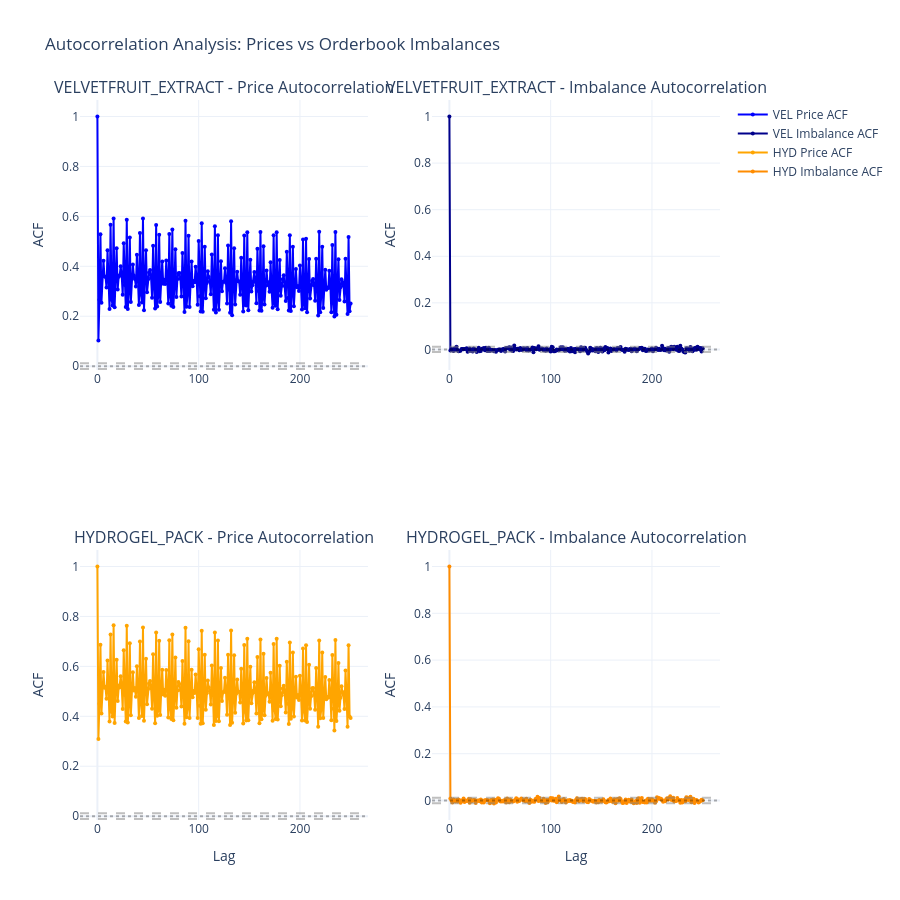
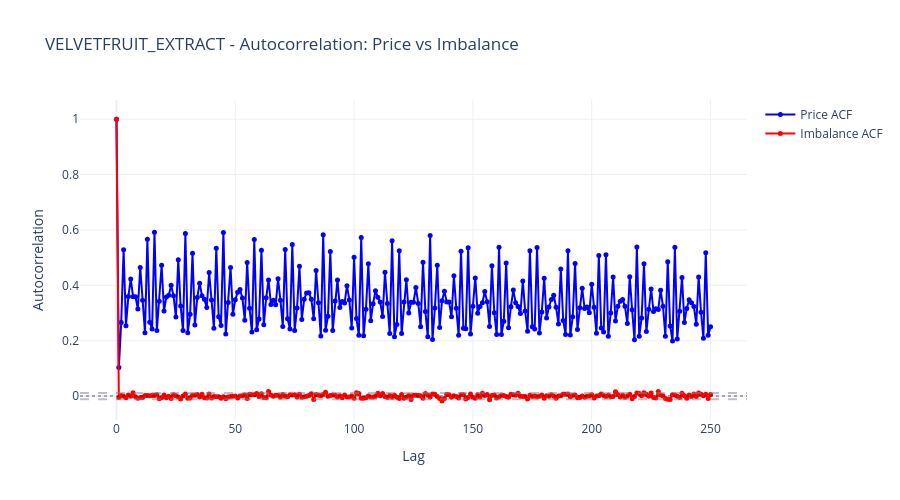

Notebook code cell kept with these figures, in order:
### Markdown cell above
## 10. Autocorrelation Analysis: Orderbook Imbalance and Prices

### Code cell
from scipy import stats
import numpy as np

# Calculate autocorrelation function
def calculate_autocorr(series, max_lag=250):
    """
    Calculate autocorrelation at various lags
    """
    autocorr_values = []
    for lag in range(max_lag + 1):
        if lag == 0:
            acf = 1.0  # autocorrelation at lag 0 is always 1
        else:
            acf = series.autocorr(lag=lag)
        autocorr_values.append({'lag': lag, 'autocorr': acf})
    return pd.DataFrame(autocorr_values)

# Prepare sorted data for autocorrelation
vel_prices_sorted = velvetfruit_prices.sort_values('timestamp').reset_index(drop=True)
hyd_prices_sorted = hydrogel_prices.sort_values('timestamp').reset_index(drop=True)

print("=== Autocorrelation Analysis ===\n")
print("Calculating autocorrelation for prices and orderbook imbalance...")
print("This measures how each variable correlates with itself at different time lags.\n")

# Calculate autocorrelation for VELVETFRUIT_EXTRACT
vel_price_acf = calculate_autocorr(vel_prices_sorted['mid_price'], max_lag=250)
vel_imbalance_acf = calculate_autocorr(vel_prices_sorted['imbalance'], max_lag=250)

# Calculate autocorrelation for HYDROGEL_PACK
hyd_price_acf = calculate_autocorr(hyd_prices_sorted['mid_price'], max_lag=250)
hyd_imbalance_acf = calculate_autocorr(hyd_prices_sorted['imbalance'], max_lag=250)

print("=== VELVETFRUIT_EXTRACT ===")
print("Price autocorrelation (first 10 lags):")
print(vel_price_acf.head(11))
print("\nImbalance autocorrelation (first 10 lags):")
print(vel_imbalance_acf.head(11))

print("\n=== HYDROGEL_PACK ===")
print("Price autocorrelation (first 10 lags):")
print(hyd_price_acf.head(11))
print("\nImbalance autocorrelation (first 10 lags):")
print(hyd_imbalance_acf.head(11))

# Create autocorrelation plot with 4 subplots
fig_acf = make_subplots(
    rows=2, cols=2,
    subplot_titles=("VELVETFRUIT_EXTRACT - Price Autocorrelation",
                    "VELVETFRUIT_EXTRACT - Imbalance Autocorrelation",
                    "HYDROGEL_PACK - Price Autocorrelation",
                    "HYDROGEL_PACK - Imbalance Autocorrelation"),
    specs=[[{"secondary_y": False}, {"secondary_y": False}],
           [{"secondary_y": False}, {"secondary_y": False}]]
)

# VELVETFRUIT Price ACF
fig_acf.add_trace(
    go.Scatter(x=vel_price_acf['lag'], y=vel_price_acf['autocorr'],
               mode='lines+markers', name='VEL Price ACF',
               line=dict(color='blue', width=2),
               marker=dict(size=4),
               hovertemplate='<b>Lag:</b> %{x}<br><b>ACF:</b> %{y:.4f}<extra></extra>'),
    row=1, col=1
)

# VELVETFRUIT Imbalance ACF
fig_acf.add_trace(
    go.Scatter(x=vel_imbalance_acf['lag'], y=vel_imbalance_acf['autocorr'],
               mode='lines+markers', name='VEL Imbalance ACF',
               line=dict(color='darkblue', width=2),
               marker=dict(size=4),
               hovertemplate='<b>Lag:</b> %{x}<br><b>ACF:</b> %{y:.4f}<extra></extra>'),
    row=1, col=2
)

# HYDROGEL Price ACF
fig_acf.add_trace(
    go.Scatter(x=hyd_price_acf['lag'], y=hyd_price_acf['autocorr'],
               mode='lines+markers', name='HYD Price ACF',
               line=dict(color='orange', width=2),
               marker=dict(size=4),
               hovertemplate='<b>Lag:</b> %{x}<br><b>ACF:</b> %{y:.4f}<extra></extra>'),
    row=2, col=1
)

# HYDROGEL Imbalance ACF
fig_acf.add_trace(
    go.Scatter(x=hyd_imbalance_acf['lag'], y=hyd_imbalance_acf['autocorr'],
               mode='lines+markers', name='HYD Imbalance ACF',
               line=dict(color='darkorange', width=2),
               marker=dict(size=4),
               hovertemplate='<b>Lag:</b> %{x}<br><b>ACF:</b> %{y:.4f}<extra></extra>'),
    row=2, col=2
)

# Add confidence bands (95% = ±1.96/sqrt(N))
conf_band = 1.96 / np.sqrt(len(vel_prices_sorted))

for row, col in [(1,1), (1,2), (2,1), (2,2)]:
    fig_acf.add_hline(y=conf_band, line_dash="dash", line_color="gray", 
                      opacity=0.5, row=row, col=col)
    fig_acf.add_hline(y=-conf_band, line_dash="dash", line_color="gray", 
                      opacity=0.5, row=row, col=col)
    fig_acf.add_hline(y=0, line_dash="dot", line_color="black", 
                      opacity=0.3, row=row, col=col)

# Update axes
for col in [1, 2]:
    fig_acf.update_xaxes(title_text="Lag", row=2, col=col)
    fig_acf.update_yaxes(title_text="ACF", row=1, col=col)
    fig_acf.update_yaxes(title_text="ACF", row=2, col=col)

fig_acf.update_layout(
    title_text="Autocorrelation Analysis: Prices vs Orderbook Imbalances",
    height=900,
    hovermode='x unified',
    template='plotly_white',
    showlegend=True
)

fig_acf.show()

# Create comparison plots for each product
print("\n=== Creating detailed comparison plots ===")

# VELVETFRUIT detailed plot
fig_vel = go.Figure()

fig_vel.add_trace(go.Scatter(x=vel_price_acf['lag'], y=vel_price_acf['autocorr'],
                             mode='lines+markers', name='Price ACF',
                             line=dict(color='blue', width=2),
                             marker=dict(size=5)))

fig_vel.add_trace(go.Scatter(x=vel_imbalance_acf['lag'], y=vel_imbalance_acf['autocorr'],
                             mode='lines+markers', name='Imbalance ACF',
                             line=dict(color='red', width=2),
                             marker=dict(size=5)))

fig_vel.add_hline(y=conf_band, line_dash="dash", line_color="gray", opacity=0.5)
fig_vel.add_hline(y=-conf_band, line_dash="dash", line_color="gray", opacity=0.5)
fig_vel.add_hline(y=0, line_dash="dot", line_color="black", opacity=0.3)

fig_vel.update_layout(
    title="VELVETFRUIT_EXTRACT - Autocorrelation: Price vs Imbalance",
    xaxis_title="Lag",
    yaxis_title="Autocorrelation",
    height=500,
    hovermode='x unified',
    template='plotly_white'
)
fig_vel.show()

# HYDROGEL detailed plot
fig_hyd = go.Figure()

fig_hyd.add_trace(go.Scatter(x=hyd_price_acf['lag'], y=hyd_price_acf['autocorr'],
                             mode='lines+markers', name='Price ACF',
                             line=dict(color='orange', width=2),
                             marker=dict(size=5)))

fig_hyd.add_trace(go.Scatter(x=hyd_imbalance_acf['lag'], y=hyd_imbalance_acf['autocorr'],
                             mode='lines+markers', name='Imbalance ACF',
                             line=dict(color='purple', width=2),
                             marker=dict(size=5)))

fig_hyd.add_hline(y=conf_band, line_dash="dash", line_color="gray", opacity=0.5)
fig_hyd.add_hline(y=-conf_band, line_dash="dash", line_color="gray", opacity=0.5)
fig_hyd.add_hline(y=0, line_dash="dot", line_color="black", opacity=0.3)

fig_hyd.update_layout(
    title="HYDROGEL_PACK - Autocorrelation: Price vs Imbalance",
    xaxis_title="Lag",
    yaxis_title="Autocorrelation",
    height=500,
    hovermode='x unified',
    template='plotly_white'
)
fig_hyd.show()

print("\n=== Autocorrelation Interpretation ===")
print("Gray dashed lines: 95% confidence bands")
print("- Values within band: statistically insignificant autocorrelation")
print("- Values above band: positive autocorrelation (mean reversion tendency)")
print("- Values below band: negative autocorrelation (persistence tendency)")

### Figure 1 — Plotly figure (JSON) as saved in the notebook; plotly's stock layout.template omitted (floating-point values rounded to 4 significant figures; data arrays with more than 128 entries replaced by an {"elided": "..."} marker saying what was removed)
{"data": [{"hovertemplate": "<b>Lag:</b> %{x}<br><b>ACF:</b> %{y:.4f}<extra></extra>", "line": {"color": "blue", "width": 2}, "marker": {"size": 4}, "mode": "lines+markers", "name": "VEL Price ACF", "type": "scatter", "x": {"elided": "251 int values"}, "xaxis": "x", "y": {"elided": "251 float values"}, "yaxis": "y"}, {"hovertemplate": "<b>Lag:</b> %{x}<br><b>ACF:</b> %{y:.4f}<extra></extra>", "line": {"color": "darkblue", "width": 2}, "marker": {"size": 4}, "mode": "lines+markers", "name": "VEL Imbalance ACF", "type": "scatter", "x": {"elided": "251 int values"}, "xaxis": "x2", "y": {"elided": "251 float values"}, "yaxis": "y2"}, {"hovertemplate": "<b>Lag:</b> %{x}<br><b>ACF:</b> %{y:.4f}<extra></extra>", "line": {"color": "orange", "width": 2}, "marker": {"size": 4}, "mode": "lines+markers", "name": "HYD Price ACF", "type": "scatter", "x": {"elided": "251 int values"}, "xaxis": "x3", "y": {"elided": "251 float values"}, "yaxis": "y3"}, {"hovertemplate": "<b>Lag:</b> %{x}<br><b>ACF:</b> %{y:.4f}<extra></extra>", "line": {"color": "darkorange", "width": 2}, "marker": {"size": 4}, "mode": "lines+markers", "name": "HYD Imbalance ACF", "type": "scatter", "x": {"elided": "251 int values"}, "xaxis": "x4", "y": {"elided": "251 float values"}, "yaxis": "y4"}], "layout": {"annotations": [{"font": {"size": 16}, "showarrow": false, "text": "VELVETFRUIT_EXTRACT - Price Autocorrelation", "x": 0.225, "xanchor": "center", "xref": "paper", "y": 1, "yanchor": "bottom", "yref": "paper"}, {"font": {"size": 16}, "showarrow": false, "text": "VELVETFRUIT_EXTRACT - Imbalance Autocorrelation", "x": 0.775, "xanchor": "center", "xref": "paper", "y": 1, "yanchor": "bottom", "yref": "paper"}, {"font": {"size": 16}, "showarrow": false, "text": "HYDROGEL_PACK - Price Autocorrelation", "x": 0.225, "xanchor": "center", "xref": "paper", "y": 0.375, "yanchor": "bottom", "yref": "paper"}, {"font": {"size": 16}, "showarrow": false, "text": "HYDROGEL_PACK - Imbalance Autocorrelation", "x": 0.775, "xanchor": "center", "xref": "paper", "y": 0.375, "yanchor": "bottom", "yref": "paper"}], "height": 900, "hovermode": "x unified", "shapes": [{"line": {"color": "gray", "dash": "dash"}, "opacity": 0.5, "type": "line", "x0": 0, "x1": 1, "xref": "x domain", "y0": 0.01132, "y1": 0.01132, "yref": "y"}, {"line": {"color": "gray", "dash": "dash"}, "opacity": 0.5, "type": "line", "x0": 0, "x1": 1, "xref": "x domain", "y0": -0.01132, "y1": -0.01132, "yref": "y"}, {"line": {"color": "black", "dash": "dot"}, "opacity": 0.3, "type": "line", "x0": 0, "x1": 1, "xref": "x domain", "y0": 0, "y1": 0, "yref": "y"}, {"line": {"color": "gray", "dash": "dash"}, "opacity": 0.5, "type": "line", "x0": 0, "x1": 1, "xref": "x2 domain", "y0": 0.01132, "y1": 0.01132, "yref": "y2"}, {"line": {"color": "gray", "dash": "dash"}, "opacity": 0.5, "type": "line", "x0": 0, "x1": 1, "xref": "x2 domain", "y0": -0.01132, "y1": -0.01132, "yref": "y2"}, {"line": {"color": "black", "dash": "dot"}, "opacity": 0.3, "type": "line", "x0": 0, "x1": 1, "xref": "x2 domain", "y0": 0, "y1": 0, "yref": "y2"}, {"line": {"color": "gray", "dash": "dash"}, "opacity": 0.5, "type": "line", "x0": 0, "x1": 1, "xref": "x3 domain", "y0": 0.01132, "y1": 0.01132, "yref": "y3"}, {"line": {"color": "gray", "dash": "dash"}, "opacity": 0.5, "type": "line", "x0": 0, "x1": 1, "xref": "x3 domain", "y0": -0.01132, "y1": -0.01132, "yref": "y3"}, {"line": {"color": "black", "dash": "dot"}, "opacity": 0.3, "type": "line", "x0": 0, "x1": 1, "xref": "x3 domain", "y0": 0, "y1": 0, "yref": "y3"}, {"line": {"color": "gray", "dash": "dash"}, "opacity": 0.5, "type": "line", "x0": 0, "x1": 1, "xref": "x4 domain", "y0": 0.01132, "y1": 0.01132, "yref": "y4"}, {"line": {"color": "gray", "dash": "dash"}, "opacity": 0.5, "type": "line", "x0": 0, "x1": 1, "xref": "x4 domain", "y0": -0.01132, "y1": -0.01132, "yref": "y4"}, {"line": {"color": "black", "dash": "dot"}, "opacity": 0.3, "type": "line", "x0": 0, "x1": 1, "xref": "x4 domain", "y0": 0, "y1": 0, "yref": "y4"}], "showlegend": true, "title": {"text": "Autocorrelation Analysis: Prices vs Orderbook Imbalances"}, "xaxis": {"anchor": "y", "domain": [0, 0.45]}, "xaxis2": {"anchor": "y2", "domain": [0.55, 1]}, "xaxis3": {"anchor": "y3", "domain": [0, 0.45], "title": {"text": "Lag"}}, "xaxis4": {"anchor": "y4", "domain": [0.55, 1], "title": {"text": "Lag"}}, "yaxis": {"anchor": "x", "domain": [0.625, 1], "title": {"text": "ACF"}}, "yaxis2": {"anchor": "x2", "domain": [0.625, 1], "title": {"text": "ACF"}}, "yaxis3": {"anchor": "x3", "domain": [0, 0.375], "title": {"text": "ACF"}}, "yaxis4": {"anchor": "x4", "domain": [0, 0.375], "title": {"text": "ACF"}}}}

### Figure 2 — Plotly figure (JSON) as saved in the notebook; plotly's stock layout.template omitted (floating-point values rounded to 4 significant figures; data arrays with more than 128 entries replaced by an {"elided": "..."} marker saying what was removed)
{"data": [{"line": {"color": "blue", "width": 2}, "marker": {"size": 5}, "mode": "lines+markers", "name": "Price ACF", "type": "scatter", "x": {"elided": "251 int values"}, "y": {"elided": "251 float values"}}, {"line": {"color": "red", "width": 2}, "marker": {"size": 5}, "mode": "lines+markers", "name": "Imbalance ACF", "type": "scatter", "x": {"elided": "251 int values"}, "y": {"elided": "251 float values"}}], "layout": {"height": 500, "hovermode": "x unified", "shapes": [{"line": {"color": "gray", "dash": "dash"}, "opacity": 0.5, "type": "line", "x0": 0, "x1": 1, "xref": "x domain", "y0": 0.01132, "y1": 0.01132, "yref": "y"}, {"line": {"color": "gray", "dash": "dash"}, "opacity": 0.5, "type": "line", "x0": 0, "x1": 1, "xref": "x domain", "y0": -0.01132, "y1": -0.01132, "yref": "y"}, {"line": {"color": "black", "dash": "dot"}, "opacity": 0.3, "type": "line", "x0": 0, "x1": 1, "xref": "x domain", "y0": 0, "y1": 0, "yref": "y"}], "title": {"text": "VELVETFRUIT_EXTRACT - Autocorrelation: Price vs Imbalance"}, "xaxis": {"title": {"text": "Lag"}}, "yaxis": {"title": {"text": "Autocorrelation"}}}}
